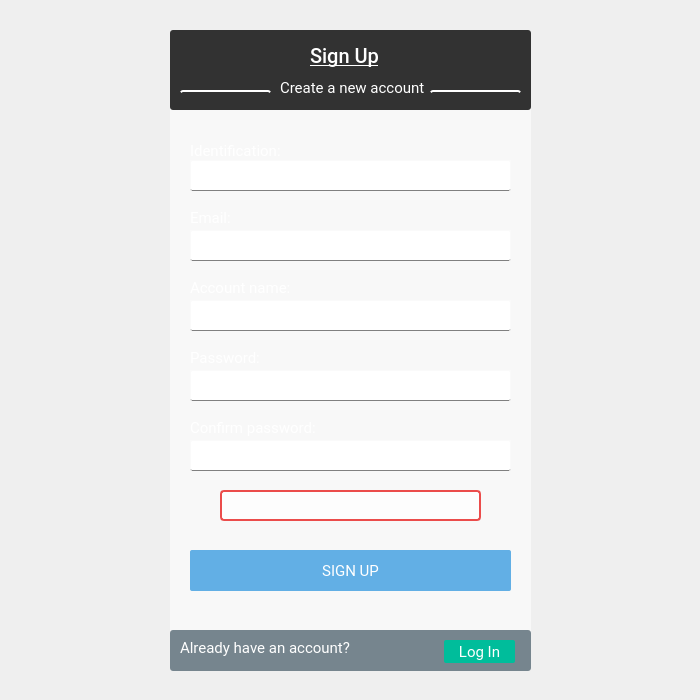
<?xml version="1.0" encoding="UTF-8"?>
<ui version="4.0">
 <class>signupForm</class>
 <widget class="QDialog" name="signupForm">
  <property name="geometry">
   <rect>
    <x>0</x>
    <y>0</y>
    <width>700</width>
    <height>700</height>
   </rect>
  </property>
  <property name="windowTitle">
   <string>Dialog</string>
  </property>
  <property name="styleSheet">
   <string notr="true">QLineEdit{font-family: Roboto; font-size: 15px; background-color: white; color:#422b25}
QLabel{font-family: Roboto; color: white;}
QFrame{background-color:rgba(250,250,250, 0.8); border-radius: 3px;
}</string>
  </property>
  <widget class="QFrame" name="frame">
   <property name="geometry">
    <rect>
     <x>170</x>
     <y>30</y>
     <width>361</width>
     <height>641</height>
    </rect>
   </property>
   <property name="styleSheet">
    <string notr="true">#signup
{
background-color: rgb(98, 175, 229);
border: 0px;
border-radius: 2px;
font-size: 15px;
font-family: Roboto;
color: white;
}
#signup:hover
{
background: qradialgradient(cx: 0.3, cy: -0.4,
fx: 0.3, fy: -0.4,
radius: 1.35, stop: 0 #1496bb, stop: 1 rgb(46, 150, 223));
/*background-color: rgb(46, 150, 223);*/
border: 0px;
border-radius: 2px;
font-size: 15px;
font-family: Roboto;
color: white;
}
</string>
   </property>
   <property name="frameShape">
    <enum>QFrame::StyledPanel</enum>
   </property>
   <property name="frameShadow">
    <enum>QFrame::Raised</enum>
   </property>
   <widget class="QLabel" name="label_5">
    <property name="geometry">
     <rect>
      <x>20</x>
      <y>250</y>
      <width>101</width>
      <height>16</height>
     </rect>
    </property>
    <property name="styleSheet">
     <string notr="true">font-size: 15px;
background-color: transparent;
</string>
    </property>
    <property name="text">
     <string>Account name:</string>
    </property>
   </widget>
   <widget class="QLineEdit" name="userName">
    <property name="geometry">
     <rect>
      <x>20</x>
      <y>270</y>
      <width>321</width>
      <height>31</height>
     </rect>
    </property>
    <property name="styleSheet">
     <string notr="true">border-top: 1px solid rgb(250, 250, 250);
border-left: 1px solid rgb(250, 250, 250);
border-right: 1px solid rgb(250, 250, 250);
border-bottom: 1px solid gray;
border-radius:2px;
background-color: white;</string>
    </property>
   </widget>
   <widget class="QLineEdit" name="email">
    <property name="geometry">
     <rect>
      <x>20</x>
      <y>200</y>
      <width>321</width>
      <height>31</height>
     </rect>
    </property>
    <property name="styleSheet">
     <string notr="true">border-top: 1px solid rgb(250, 250, 250);
border-left: 1px solid rgb(250, 250, 250);
border-right: 1px solid rgb(250, 250, 250);
border-bottom: 1px solid gray;
border-radius:2px;
</string>
    </property>
    <property name="text">
     <string/>
    </property>
   </widget>
   <widget class="QLabel" name="label_6">
    <property name="geometry">
     <rect>
      <x>20</x>
      <y>180</y>
      <width>41</width>
      <height>16</height>
     </rect>
    </property>
    <property name="styleSheet">
     <string notr="true">font-size: 15px;


 background-color: transparent;</string>
    </property>
    <property name="text">
     <string>Email:</string>
    </property>
   </widget>
   <widget class="QLabel" name="label_7">
    <property name="geometry">
     <rect>
      <x>20</x>
      <y>320</y>
      <width>81</width>
      <height>16</height>
     </rect>
    </property>
    <property name="styleSheet">
     <string notr="true">font-size: 15px;
 background-color: transparent;
</string>
    </property>
    <property name="text">
     <string>Password:</string>
    </property>
   </widget>
   <widget class="QLineEdit" name="password">
    <property name="geometry">
     <rect>
      <x>20</x>
      <y>340</y>
      <width>321</width>
      <height>31</height>
     </rect>
    </property>
    <property name="styleSheet">
     <string notr="true">border-top: 1px solid rgb(250, 250, 250);
border-left: 1px solid rgb(250, 250, 250);
border-right: 1px solid rgb(250, 250, 250);
border-bottom: 1px solid gray;
border-radius:2px;</string>
    </property>
    <property name="text">
     <string/>
    </property>
    <property name="echoMode">
     <enum>QLineEdit::Password</enum>
    </property>
   </widget>
   <widget class="QLineEdit" name="confirm">
    <property name="geometry">
     <rect>
      <x>20</x>
      <y>410</y>
      <width>321</width>
      <height>31</height>
     </rect>
    </property>
    <property name="styleSheet">
     <string notr="true">border-top: 1px solid rgb(250, 250, 250);
border-left: 1px solid rgb(250, 250, 250);
border-right: 1px solid rgb(250, 250, 250);
border-bottom: 1px solid gray;
border-radius:2px;</string>
    </property>
    <property name="text">
     <string/>
    </property>
    <property name="echoMode">
     <enum>QLineEdit::Password</enum>
    </property>
   </widget>
   <widget class="QLabel" name="label_8">
    <property name="geometry">
     <rect>
      <x>20</x>
      <y>390</y>
      <width>131</width>
      <height>16</height>
     </rect>
    </property>
    <property name="styleSheet">
     <string notr="true">font-size: 15px;
 background-color: transparent;

</string>
    </property>
    <property name="text">
     <string>Confirm password:</string>
    </property>
   </widget>
   <widget class="QPushButton" name="signup">
    <property name="geometry">
     <rect>
      <x>20</x>
      <y>520</y>
      <width>321</width>
      <height>41</height>
     </rect>
    </property>
    <property name="styleSheet">
     <string notr="true"/>
    </property>
    <property name="text">
     <string>SIGN UP</string>
    </property>
   </widget>
   <widget class="QFrame" name="frame_2">
    <property name="geometry">
     <rect>
      <x>0</x>
      <y>0</y>
      <width>361</width>
      <height>80</height>
     </rect>
    </property>
    <property name="styleSheet">
     <string notr="true">background-color: rgba(0, 0, 0, 0.8);</string>
    </property>
    <property name="frameShape">
     <enum>QFrame::StyledPanel</enum>
    </property>
    <property name="frameShadow">
     <enum>QFrame::Raised</enum>
    </property>
    <widget class="QLabel" name="label_2">
     <property name="geometry">
      <rect>
       <x>110</x>
       <y>50</y>
       <width>151</width>
       <height>16</height>
      </rect>
     </property>
     <property name="styleSheet">
      <string notr="true">font-size: 15px;
color: white;
font-family: &quot;Ubuntu Light&quot;;
 background-color: transparent;

</string>
     </property>
     <property name="text">
      <string>Create a new account</string>
     </property>
    </widget>
    <widget class="QLabel" name="label">
     <property name="geometry">
      <rect>
       <x>140</x>
       <y>10</y>
       <width>81</width>
       <height>31</height>
      </rect>
     </property>
     <property name="styleSheet">
      <string notr="true">font-size: 20px;
font-weight: 500;
text-decoration: underline;
font-family: &quot;Ubuntu Light&quot;;
color: white;
 background-color: transparent;</string>
     </property>
     <property name="text">
      <string>Sign Up</string>
     </property>
    </widget>
    <widget class="QLabel" name="label_10">
     <property name="geometry">
      <rect>
       <x>10</x>
       <y>60</y>
       <width>91</width>
       <height>16</height>
      </rect>
     </property>
     <property name="styleSheet">
      <string notr="true"> background-color: transparent;
border-top: 2px solid white;</string>
     </property>
     <property name="text">
      <string/>
     </property>
     <property name="scaledContents">
      <bool>true</bool>
     </property>
    </widget>
    <widget class="QLabel" name="label_11">
     <property name="geometry">
      <rect>
       <x>260</x>
       <y>60</y>
       <width>91</width>
       <height>16</height>
      </rect>
     </property>
     <property name="styleSheet">
      <string notr="true"> background-color: transparent;
border-top: 2px solid white;</string>
     </property>
     <property name="text">
      <string/>
     </property>
     <property name="scaledContents">
      <bool>true</bool>
     </property>
    </widget>
   </widget>
   <widget class="QFrame" name="frame_3">
    <property name="geometry">
     <rect>
      <x>0</x>
      <y>600</y>
      <width>361</width>
      <height>41</height>
     </rect>
    </property>
    <property name="styleSheet">
     <string notr="true">#frame_3{
background-color: rgba(104, 120, 130, 0.9);
}
#login
{
border-radius: 2px;

	background-color: rgb(0,189, 155);
font-family: Roboto;
font-size: 15px;
color: white;
}
#login:hover
{
background-color: rgb(120, 218, 0);
}</string>
    </property>
    <property name="frameShape">
     <enum>QFrame::StyledPanel</enum>
    </property>
    <property name="frameShadow">
     <enum>QFrame::Raised</enum>
    </property>
    <widget class="QLabel" name="label_9">
     <property name="geometry">
      <rect>
       <x>10</x>
       <y>10</y>
       <width>201</width>
       <height>16</height>
      </rect>
     </property>
     <property name="styleSheet">
      <string notr="true">font-size: 15px;
color: white;
background-color: tranparent;
background-color: rgba(104, 120, 130, 0);</string>
     </property>
     <property name="text">
      <string>Already have an account?</string>
     </property>
    </widget>
    <widget class="QPushButton" name="login">
     <property name="geometry">
      <rect>
       <x>274</x>
       <y>10</y>
       <width>71</width>
       <height>23</height>
      </rect>
     </property>
     <property name="styleSheet">
      <string notr="true"/>
     </property>
     <property name="text">
      <string>Log In</string>
     </property>
    </widget>
   </widget>
   <widget class="QLabel" name="label_3">
    <property name="geometry">
     <rect>
      <x>20</x>
      <y>100</y>
      <width>91</width>
      <height>41</height>
     </rect>
    </property>
    <property name="styleSheet">
     <string notr="true">font-size: 15px;
background-color: transparent;
</string>
    </property>
    <property name="text">
     <string>Identification:</string>
    </property>
   </widget>
   <widget class="QLineEdit" name="identification">
    <property name="geometry">
     <rect>
      <x>20</x>
      <y>130</y>
      <width>321</width>
      <height>31</height>
     </rect>
    </property>
    <property name="styleSheet">
     <string notr="true">border-top: 1px solid rgb(250, 250, 250);
border-left: 1px solid rgb(250, 250, 250);
border-right: 1px solid rgb(250, 250, 250);
border-bottom: 1px solid gray;
border-radius:2px;
background-color: white;</string>
    </property>
   </widget>
   <widget class="QLabel" name="warning">
    <property name="geometry">
     <rect>
      <x>50</x>
      <y>460</y>
      <width>261</width>
      <height>31</height>
     </rect>
    </property>
    <property name="styleSheet">
     <string notr="true">background-color: rgba(255, 255, 255, 0.7);
border: 2px solid rgb(235, 76, 75);
font-size: 15px;
border-radius: 4px;
color: red;
font-family: &quot;Ubuntu Light&quot;</string>
    </property>
    <property name="text">
     <string/>
    </property>
    <property name="scaledContents">
     <bool>true</bool>
    </property>
    <property name="alignment">
     <set>Qt::AlignCenter</set>
    </property>
    <property name="margin">
     <number>3</number>
    </property>
   </widget>
  </widget>
 </widget>
 <tabstops>
  <tabstop>identification</tabstop>
  <tabstop>email</tabstop>
  <tabstop>userName</tabstop>
  <tabstop>password</tabstop>
  <tabstop>confirm</tabstop>
  <tabstop>signup</tabstop>
  <tabstop>login</tabstop>
 </tabstops>
 <resources/>
 <connections/>
</ui>
